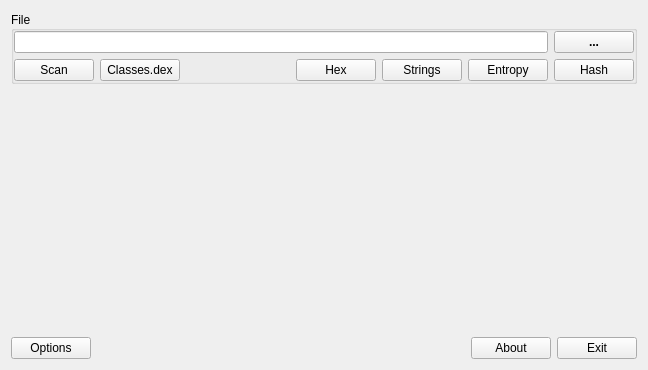
<?xml version="1.0" encoding="UTF-8"?>
<ui version="4.0">
 <class>GuiMainWindow</class>
 <widget class="QMainWindow" name="GuiMainWindow">
  <property name="geometry">
   <rect>
    <x>0</x>
    <y>0</y>
    <width>648</width>
    <height>370</height>
   </rect>
  </property>
  <property name="windowTitle">
   <string notr="true">XAPKDetector</string>
  </property>
  <widget class="QWidget" name="centralWidget">
   <layout class="QVBoxLayout" name="verticalLayout_2">
    <item>
     <widget class="QGroupBox" name="groupBoxFile">
      <property name="title">
       <string>File</string>
      </property>
      <property name="alignment">
       <set>Qt::AlignLeading|Qt::AlignLeft|Qt::AlignVCenter</set>
      </property>
      <layout class="QVBoxLayout" name="verticalLayout">
       <property name="leftMargin">
        <number>0</number>
       </property>
       <property name="topMargin">
        <number>0</number>
       </property>
       <property name="rightMargin">
        <number>0</number>
       </property>
       <property name="bottomMargin">
        <number>0</number>
       </property>
       <item>
        <layout class="QHBoxLayout" name="horizontalLayout">
         <item>
          <widget class="QLineEdit" name="lineEditFileName"/>
         </item>
         <item>
          <widget class="QPushButton" name="pushButtonOpenFile">
           <property name="font">
            <font>
             <weight>75</weight>
             <bold>true</bold>
            </font>
           </property>
           <property name="text">
            <string notr="true">...</string>
           </property>
          </widget>
         </item>
        </layout>
       </item>
       <item>
        <layout class="QHBoxLayout" name="horizontalLayout_2">
         <item>
          <widget class="QPushButton" name="pushButtonScan">
           <property name="font">
            <font>
             <weight>50</weight>
             <bold>false</bold>
            </font>
           </property>
           <property name="text">
            <string>Scan</string>
           </property>
          </widget>
         </item>
         <item>
          <widget class="QPushButton" name="pushButtonClassesDex">
           <property name="text">
            <string notr="true">Classes.dex</string>
           </property>
          </widget>
         </item>
         <item>
          <spacer name="horizontalSpacer">
           <property name="orientation">
            <enum>Qt::Horizontal</enum>
           </property>
           <property name="sizeHint" stdset="0">
            <size>
             <width>40</width>
             <height>20</height>
            </size>
           </property>
          </spacer>
         </item>
         <item>
          <widget class="QPushButton" name="pushButtonHex">
           <property name="text">
            <string notr="true">Hex</string>
           </property>
          </widget>
         </item>
         <item>
          <widget class="QPushButton" name="pushButtonStrings">
           <property name="text">
            <string>Strings</string>
           </property>
          </widget>
         </item>
         <item>
          <widget class="QPushButton" name="pushButtonEntropy">
           <property name="text">
            <string>Entropy</string>
           </property>
          </widget>
         </item>
         <item>
          <widget class="QPushButton" name="pushButtonHash">
           <property name="text">
            <string>Hash</string>
           </property>
          </widget>
         </item>
        </layout>
       </item>
      </layout>
     </widget>
    </item>
    <item>
     <widget class="Archive_widget" name="widgetArchive" native="true">
      <property name="sizePolicy">
       <sizepolicy hsizetype="Expanding" vsizetype="Expanding">
        <horstretch>0</horstretch>
        <verstretch>0</verstretch>
       </sizepolicy>
      </property>
     </widget>
    </item>
    <item>
     <layout class="QHBoxLayout" name="horizontalLayout_3">
      <item>
       <widget class="QPushButton" name="pushButtonOptions">
        <property name="text">
         <string>Options</string>
        </property>
       </widget>
      </item>
      <item>
       <spacer name="horizontalSpacer_2">
        <property name="orientation">
         <enum>Qt::Horizontal</enum>
        </property>
        <property name="sizeHint" stdset="0">
         <size>
          <width>40</width>
          <height>20</height>
         </size>
        </property>
       </spacer>
      </item>
      <item>
       <widget class="QLabel" name="labelTime">
        <property name="minimumSize">
         <size>
          <width>80</width>
          <height>0</height>
         </size>
        </property>
        <property name="text">
         <string/>
        </property>
       </widget>
      </item>
      <item>
       <widget class="QPushButton" name="pushButtonAbout">
        <property name="text">
         <string>About</string>
        </property>
       </widget>
      </item>
      <item>
       <widget class="QPushButton" name="pushButtonExit">
        <property name="text">
         <string>Exit</string>
        </property>
       </widget>
      </item>
     </layout>
    </item>
   </layout>
  </widget>
 </widget>
 <layoutdefault spacing="6" margin="11"/>
 <customwidgets>
  <customwidget>
   <class>Archive_widget</class>
   <extends>QWidget</extends>
   <header>archive_widget.h</header>
   <container>1</container>
  </customwidget>
 </customwidgets>
 <resources/>
 <connections/>
</ui>
